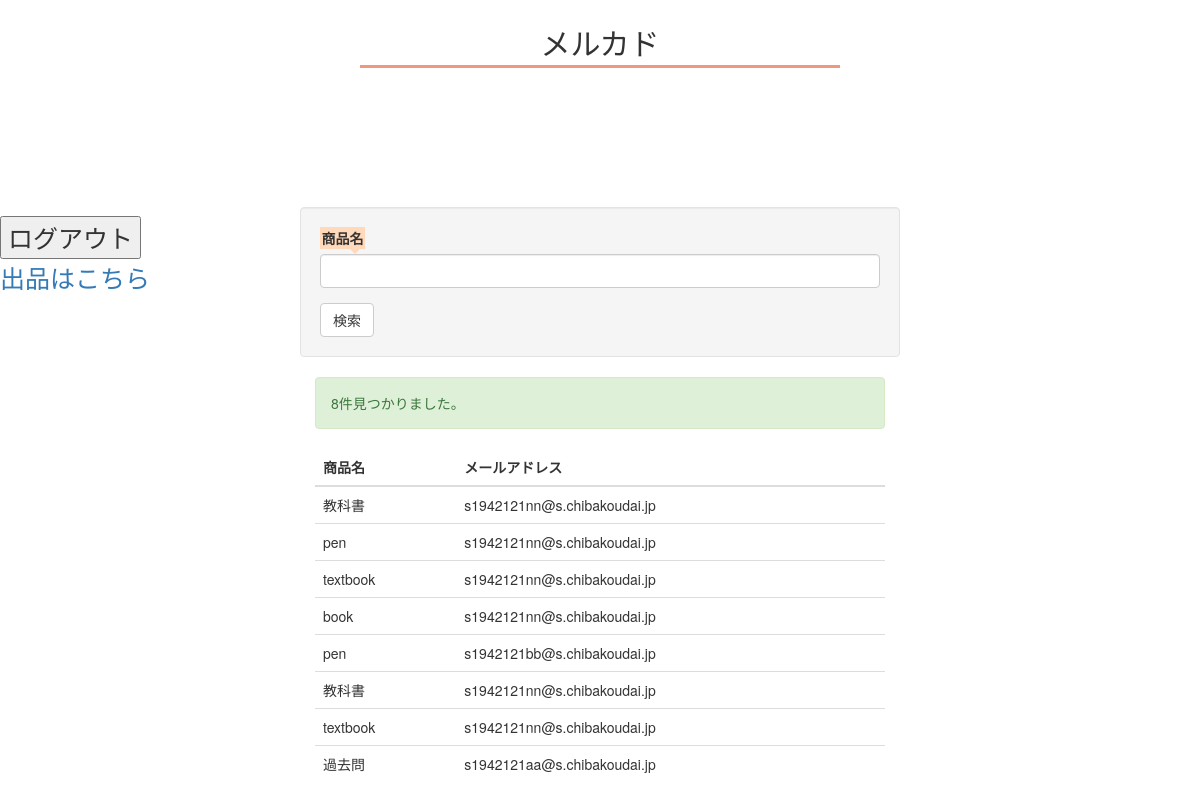
The page /htdocs/public/index.php (signed in) on the database as committed earlier.
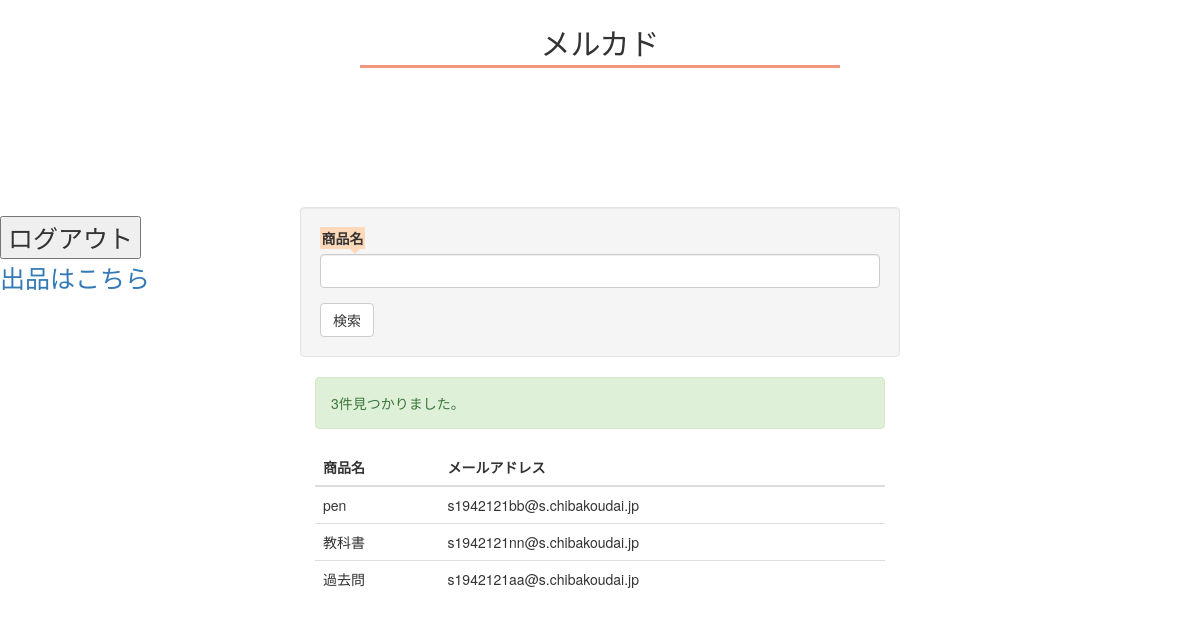
The same page on the database as committed later.
### tables this page shows
CREATE TABLE `product` (
  `id` int(11) NOT NULL AUTO_INCREMENT,
  `name` varchar(64) NOT NULL,
  `email` varchar(191) NOT NULL,
  PRIMARY KEY (`id`)
);

### htdocs/public/model.php (called while the page is built, shortened)
<?php
function getUserData($params){
	$dbServer = '127.0.0.1';
    $dbUser = isset($_SERVER['MYSQL_USER'])     ? $_SERVER['MYSQL_USER']     : 'testuser';
    $dbPass = isset($_SERVER['MYSQL_PASSWORD']) ? $_SERVER['MYSQL_PASSWORD'] : 'pass';
    $dbName = isset($_SERVER['MYSQL_DB'])       ? $_SERVER['MYSQL_DB']       : 'mydb';
	$Mysqli = new mysqli($dbServer, $dbUser, $dbPass, $dbName);
	$where = [];
	if($where){
		$whereSql = implode(' AND ', $where);
		$sql = 'select * from product where ' . $whereSql ;
	}else{
		$sql = 'select * from product';
	}
	$PDataSet = $Mysqli->query($sql);
	$result = [];
	while($row = $PDataSet->fetch_assoc()){
		$result[] = $row;
	}
	return $result;
}

### htdocs/public/index.php (the view, shortened to what this page needs)
<?php
include_once('model.php');
$PData = getUserData($_GET);
?>
<!DOCTYPE HTML>
<html lang="en">
<head>
<link rel="stylesheet" href="style.css">
<link rel="stylesheet" href="https://maxcdn.bootstrapcdn.com/bootstrap/3.3.0/css/bootstrap.min.css">
<link rel="stylesheet" href="css.php">
</head>
<body>
<h2>メルカド</h2>
<div id="link">
　　<form  method="POST" action="logout.php">
    <input type="submit" name="logout" value="ログアウト">
    <p><a href="./shuppin.php">出品はこちら</a></p>
   </form>
</div>
<div class="col-xs-6 col-xs-offset-3 well">
	<form method="get" action="">
		<div class="form-group">
			<label for="InputName">商品名</label>
			<input name="name" class="form-control" id="InputName" value="<?php echo isset($_GET['name']) ? htmlspecialchars($_GET['name']) : '' ?>">
		</div>
		<input type="submit" class="btn btn-default" name="search" value="検索"/>
	</form>
</div>
<div class="col-xs-6 col-xs-offset-3">
	<?php if(isset($PData) && count($PData)): ?>
		<p class="alert alert-success"><?php echo count($PData) ?>件見つかりました。</p>
		<table class="table">
			<thead>
				<tr>
					<th>商品名</th>
					<th>メールアドレス</th>
				</tr>
			</thead>
			<tbody>
				<?php foreach($PData as $row): ?>
					<tr>
						<td><?php echo htmlspecialchars($row['name']) ?></td>
						<td><?php echo htmlspecialchars($row['email']) ?></td>
					</tr>
				<?php endforeach; ?>
			</tbody>
		</table>
	<?php else: ?>
		<p class="alert alert-danger">検索対象は見つかりませんでした。</p>
	<?php endif; ?>
</div>
</body>
</html>

### htdocs/public/style.css (style rules this page uses)
h2 { font-size: 60px; width: 40%; margin: 30px auto; text-align: center; font-family: serif; padding: 0.2em; color: #010101; background: #FFFF; border-bottom: solid 3px #f19780; }
body { background-color:#FFFF; }
label { position: relative; padding: 0.1em; background: #ffd9ba; }
label:after { position: absolute; content: ''; top: 100%; left: 30px; border: 5px solid transparent; border-top: 5px solid #ffd9ba; width: 0; height: 0; }
#link { font-size: 25px; margin-right: auto; width: 20%; position: relative; top: 100px; line-height: 1.5em; }

Rows that differ between the two databases and show on the page:
removed product: name "教科書", email "s1942121nn@s.chibakoudai.jp"
removed product: name "pen", email "s1942121nn@s.chibakoudai.jp"
removed product: name "textbook", email "s1942121nn@s.chibakoudai.jp"
removed product: name "book", email "s1942121nn@s.chibakoudai.jp"
removed product: name "textbook", email "s1942121nn@s.chibakoudai.jp"
Other text that changed with them:
count($PData): "8" → "3"
